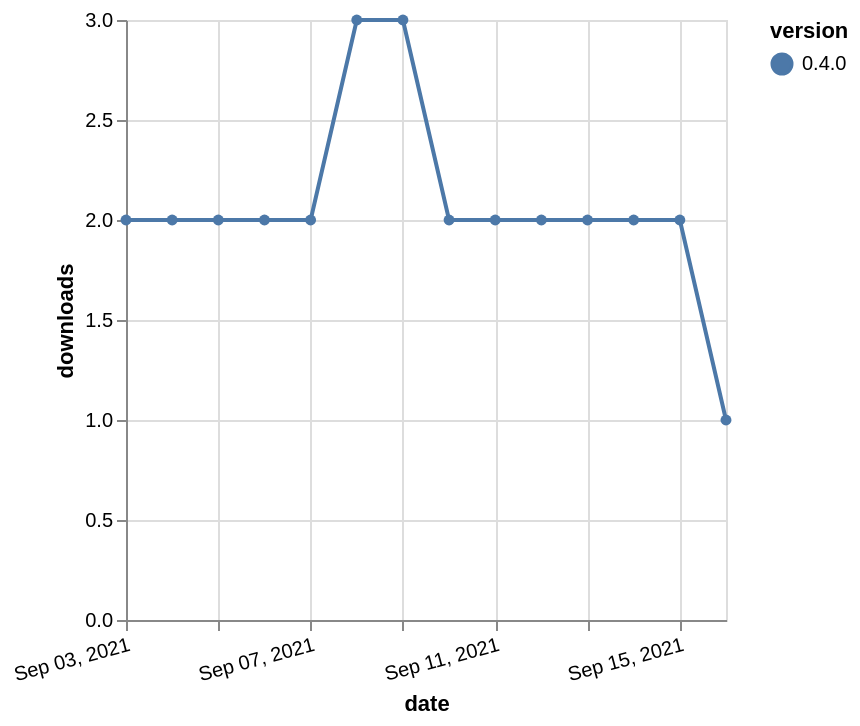

Vega-Lite specification stored for this chart:
### Vega-Lite specification from a JSON file in a GitHub repository (floating-point values rounded to 4 significant figures)
{"$schema": "https://vega.github.io/schema/vega-lite/v5.json", "description": "A simple bar chart with embedded data.", "data": {"values": [{"date": "2021-09-03", "total": 3068, "delta": 2, "version": "0.4.0"}, {"date": "2021-09-04", "total": 3070, "delta": 2, "version": "0.4.0"}, {"date": "2021-09-05", "total": 3072, "delta": 2, "version": "0.4.0"}, {"date": "2021-09-06", "total": 3074, "delta": 2, "version": "0.4.0"}, {"date": "2021-09-07", "total": 3076, "delta": 2, "version": "0.4.0"}, {"date": "2021-09-08", "total": 3079, "delta": 3, "version": "0.4.0"}, {"date": "2021-09-09", "total": 3082, "delta": 3, "version": "0.4.0"}, {"date": "2021-09-10", "total": 3084, "delta": 2, "version": "0.4.0"}, {"date": "2021-09-11", "total": 3086, "delta": 2, "version": "0.4.0"}, {"date": "2021-09-12", "total": 3088, "delta": 2, "version": "0.4.0"}, {"date": "2021-09-13", "total": 3090, "delta": 2, "version": "0.4.0"}, {"date": "2021-09-14", "total": 3092, "delta": 2, "version": "0.4.0"}, {"date": "2021-09-15", "total": 3094, "delta": 2, "version": "0.4.0"}, {"date": "2021-09-16", "total": 3095, "delta": 1, "version": "0.4.0"}]}, "width": "container", "mark": {"type": "line", "point": {"filled": true}}, "encoding": {"x": {"field": "date", "type": "temporal", "timeUnit": "yearmonthdate", "title": "date", "axis": {"labelAngle": -15}}, "y": {"field": "delta", "type": "quantitative", "title": "downloads"}, "color": {"field": "version", "type": "nominal"}, "tooltip": {"field": "delta"}}}
